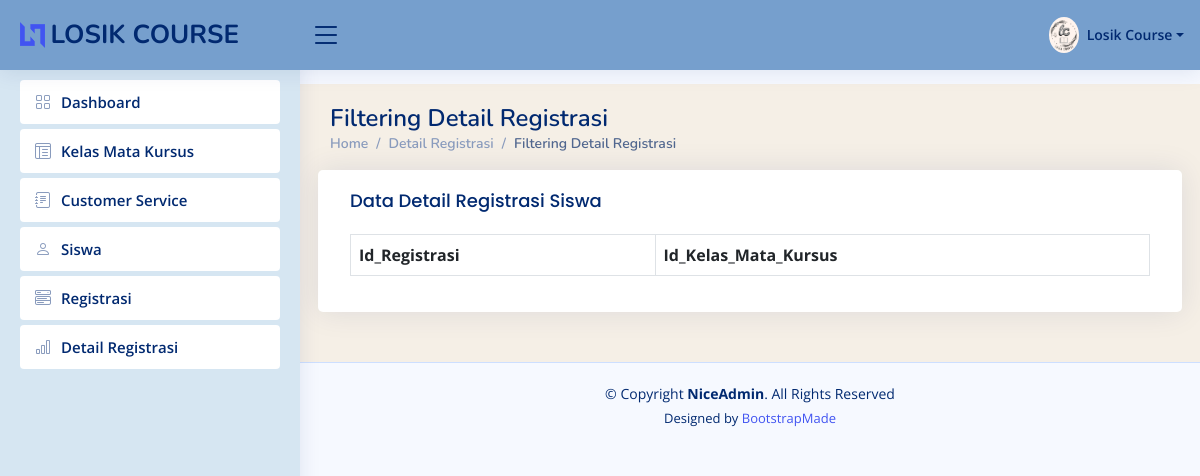
/filterdetailregis/15, run on an earlier commit of the app's database.
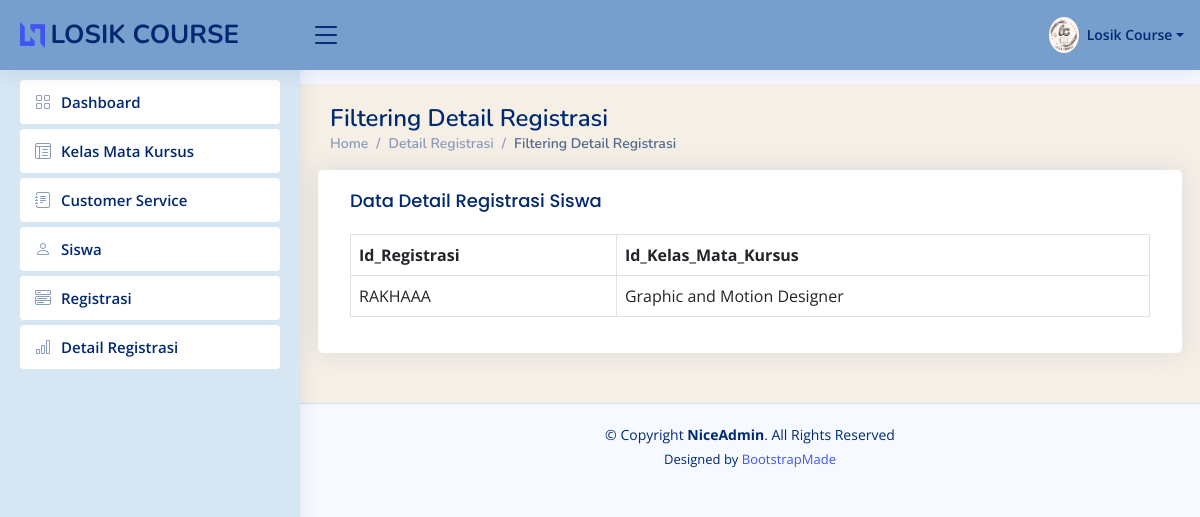
And on a later commit of the database.
### app/models.py (models this page shows, shortened)
class DetailRegistrasi(models.Model):
    Id_DetailRegistrasi = models.AutoField(primary_key=True)
    Id_Registrasi = models.ForeignKey(Registrasi, on_delete=models.CASCADE)
    Id_Kelas_Mata_Kursus = models.ForeignKey(Kelas_Mata_Kursus, on_delete=models.CASCADE)

class Registrasi(models.Model):
    Id_Registrasi = models.AutoField(primary_key=True)
    Id_Siswa = models.ForeignKey(Siswa, on_delete=models.CASCADE)
    ID_CS = models.ForeignKey(CustomerService, on_delete=models.CASCADE)
    Tanggal_Registrasi = models.DateField()
    def __str__(self):
        return str(self.Id_Siswa)

class Siswa(models.Model):
    Id_Siswa = models.AutoField(primary_key=True)
    Nama_Siswa = models.CharField(max_length=50)
    Tanggal_Lahir = models.DateField()
    Alamat_Siswa = models.TextField(blank=True, null=True)
    Nomor_Telepon_Siswa = models.PositiveIntegerField()
    def __str__(self):
        return str(self.Nama_Siswa)

class Kelas_Mata_Kursus(models.Model):
    Id_Kelas_Mata_Kursus = models.AutoField(primary_key=True)
    Jenis_Kursus = models.CharField(max_length=70)
    Jenis_Kelas = models.CharField(max_length=50)
    Jumlah_Pertemuan = models.PositiveIntegerField()
    Jadwal = models.CharField(max_length=100)
    Harga = models.PositiveIntegerField()
    Status_Kelas = models.CharField(max_length=30)
    def __str__(self):
        return str(self.Jenis_Kursus)

### app/views.py (the view)
# urls.py: path('filterdetailregis/<str:id>', views.filterdetailregistrasi, name = "filterdetailregis"),
def filterdetailregistrasi (request, id) :
    filterdetailregis = models.DetailRegistrasi.objects.filter(Id_Registrasi=id)
    return render (request, 'filteringdetailregistrasiy.html', {'filterdetailregis' : filterdetailregis})

### app/templates/filteringdetailregistrasiy.html (shortened to what the changed rows need)
{%load static%}
<!DOCTYPE html>
<html lang="en">
<head>{% static '
  <link href="{% static 'assets/vendor/bootstrap/css/bootstrap.min.css'%}" rel="stylesheet">
  <link href="{% static 'assets/vendor/bootstrap-icons/bootstrap-icons.css'%}" rel="stylesheet">
  <link href="{% static 'assets/vendor/boxicons/css/boxicons.min.css'%}" rel="stylesheet">
  <link href="{% static 'assets/vendor/quill/quill.snow.css'%}" rel="stylesheet">
  <link href="{% static 'assets/vendor/quill/quill.bubble.css'%}" rel="stylesheet">
  <link href="{% static 'assets/vendor/remixicon/remixicon.css'%}" rel="stylesheet">
  <link href="{% static 'assets/vendor/simple-datatables/style.css'%}" rel="stylesheet">
  <link href="{% static 'assets/css/style.css'%}" rel="stylesheet">
</head>
<body>
  <main id="main" class="main">
      <div class="pagetitle">
        <h1>Filtering Detail Registrasi</h1>
      </div>
      <section class="section">
        <div class="row">
            <div class="card">
              <div class="card-body">
                <table class="table table-bordered">
                  <thead>
                    <tr>
                        <th>Id_Registrasi</th>
                        <th>Id_Kelas_Mata_Kursus</th>
                    </tr>
                    {% for item in filterdetailregis %}
                    <tr>
                        <td>{{ item.Id_Registrasi }}</td>
                        <td>{{ item.Id_Kelas_Mata_Kursus }}</td>
                    </tr>
                    {% endfor %}
                </table>
              </div>
            </div>
          </div>
      </section>
  </main>
</body>
</html>

What changed in the data, as far as the page shows it:
added DetailRegistrasi: Id_Registrasi "RAKHAAA", Id_Kelas_Mata_Kursus "Graphic and Motion Designer"
